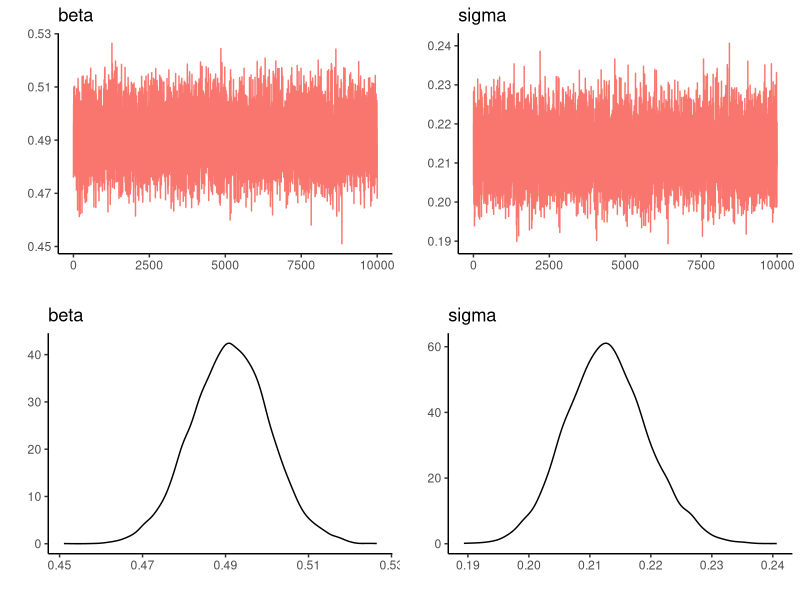
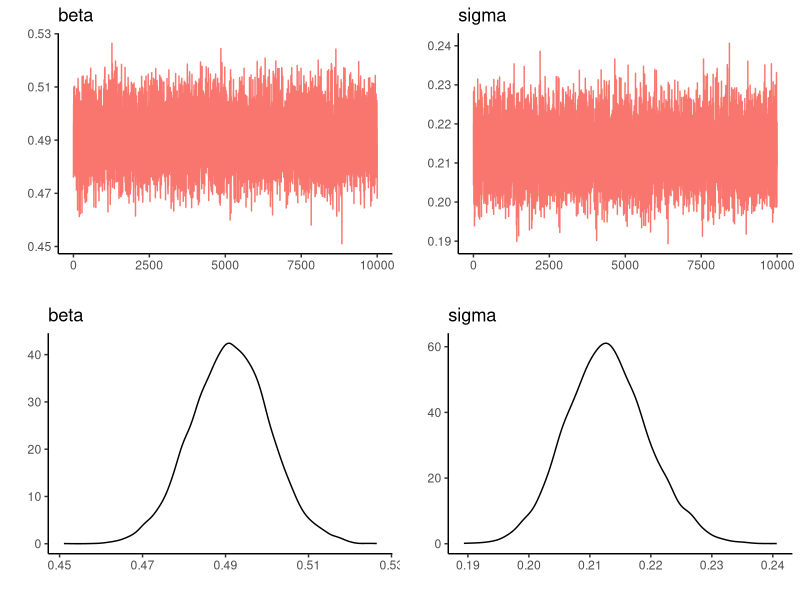

R code for these plots, in order:
##
##  Gibbs sampler: regression model
##
##  y(t) = beta*x(t) + e(t), e(t) ~ N(0, sigma^2)
##
##  Prior: beta ~ N(b0, v0^2)
##         sigma^2 ~ IG(n0/2, S0/2)
##

##--- initial setup ---##
rm(list=ls())
gc()
gc()
library(ggplot2)
library(gridExtra)
tic.time <- proc.time()
set.seed(1)


##--- set true values ---##

dbt <- 0.5   # beta
dst <- 0.2   # sigma


##--- generate observation ---##

nT <- 500          # the number of observations
vx <- rnorm(nT)    # x(t)
vy <- dbt * vx + rnorm(nT) * dst  # y(t)


##--- priors ---##

db0 <- 0      # beta ~ N(b0, v0^2)
dv0 <- 10

dn0 <- 4      # sigma^2 ~ IG(n0/2, S0/2)
dS0 <- 0.4


##--- set variables ----##

dbeta <- 0    # initial beta
dsig <- 1     # initial sigma

dx2 <- sum(vx^2)     # x(t)^2
dxy <- sum(vx * vy)  # x(t)*y(t)


##--- set sampling option ---##

nsim  <- 10000                  # the number of iterations
nburn <- 0.1 * nsim             # burn-in period
npmt  <- 2                      # the number of parameters
msamp <- matrix(0, nsim, npmt)  # store box


##--- MCMC sampling ---##

cat('\n## Iteration:\n')

##----------------- S A M P L I N G   S T A R T ----------------##

for(m_k in (-nburn+1):nsim){
  
  ##--- sampling beta ---##

  dvh <- (1 / dv0^2 + dx2 / dsig^2)^(-1/2)
  dbh <- dvh^2 * (db0 / dv0^2 + dxy / dsig^2)
  
  dbeta <- dbh + dvh * rnorm(1)
  
  
  ##--- sampling sigma ----##

  dnh <- dn0 + nT  
  dSh <- dS0 + sum((vy - dbeta * vx)^2)
  
  dsig <- 1 / sqrt(rgamma(1, dnh/2, dSh/2))

  
  ##-- storing sample --##
  
  if(m_k >= 1){
    msamp[m_k, ] <- cbind(dbeta, dsig)
  }
  
  if((m_k %% 100) == 0) cat(m_k, '\n')
  
}
##------------------- S A M P L I N G   E N D ------------------##

##--- output result ---##

## MCMC path

## function: plotline draws line plot
plotline <- function(vy, sname){
  
  df.out <- data.frame(n = 1:length(vy), ydata = vy)
  plot.out <-
    ggplot(df.out, aes(x=n, y=ydata, colour="red")) +
    geom_line() +
    guides(colour="none") +
    labs(x ="", y ="", title = sname) +
    theme_classic()
  
  return(plot.out)
}
## function end

plot.pb1 <- plotline(msamp[, 1], "beta")
plot.pb2 <- plotline(msamp[, 2], "sigma")

## posterior distribution

## function: plotdensity draws density plot
plotdensity <- function(vx, sname){
  
  df.out <- data.frame(xdata = vx)
  plot.out <-
    ggplot(df.out, aes(x=xdata)) +
    geom_line(stat = "density") +
    expand_limits(y=0) +
    theme(legend.position = 'none') +
    labs(x="", y="", title = sname) +
    theme_classic()
  
  return(plot.out)
}
## function end

plot.db1 <- plotdensity(msamp[, 1], "beta")
plot.db2 <- plotdensity(msamp[, 2], "sigma")

dev.new()
plot.all <-
  grid.arrange(plot.pb1, plot.pb2, plot.db1, plot.db2,
               ncol = 2)
plot(plot.all)


##-- run time --##

total.time <- proc.time() - tic.time
message('\nTime(s): ', round(total.time[3], 1))
